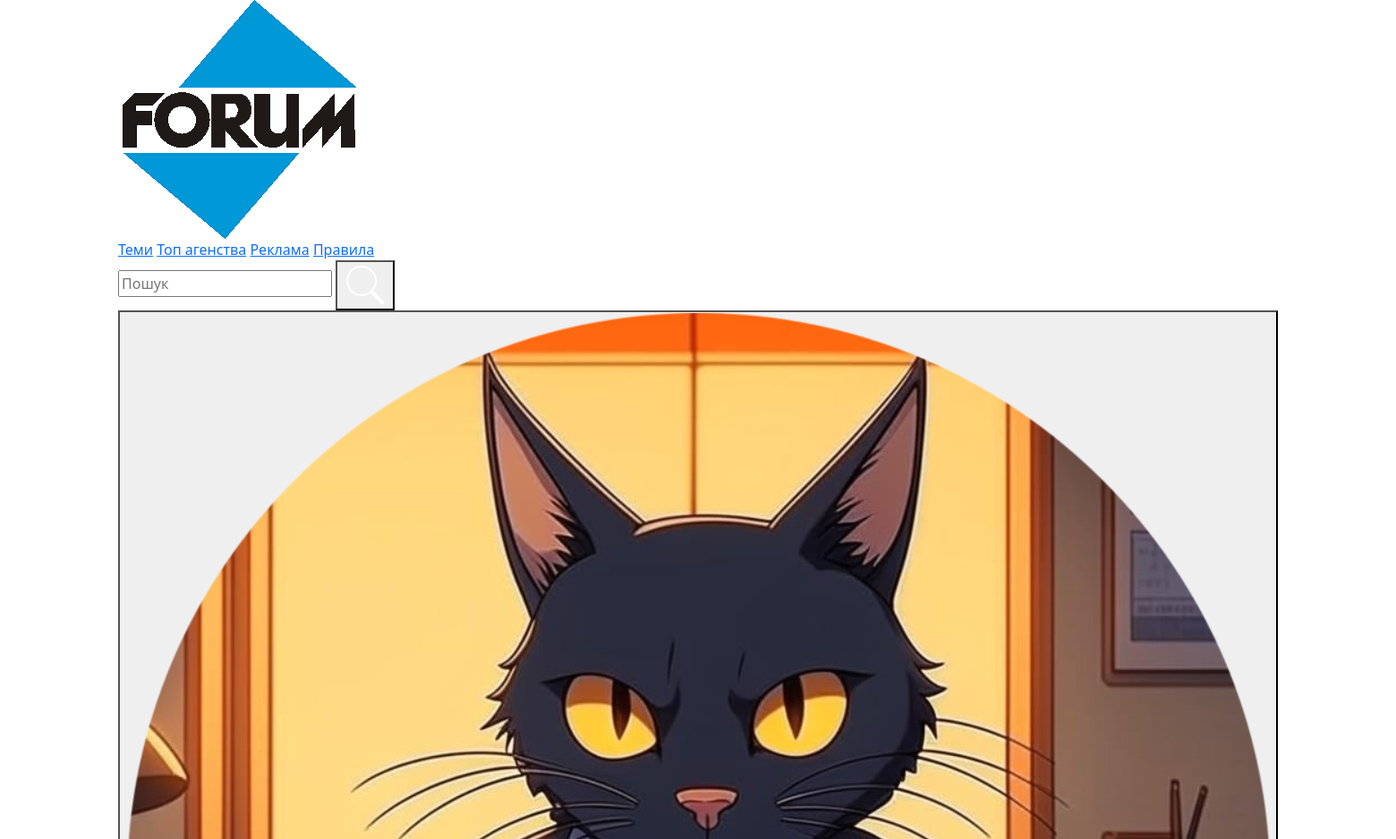
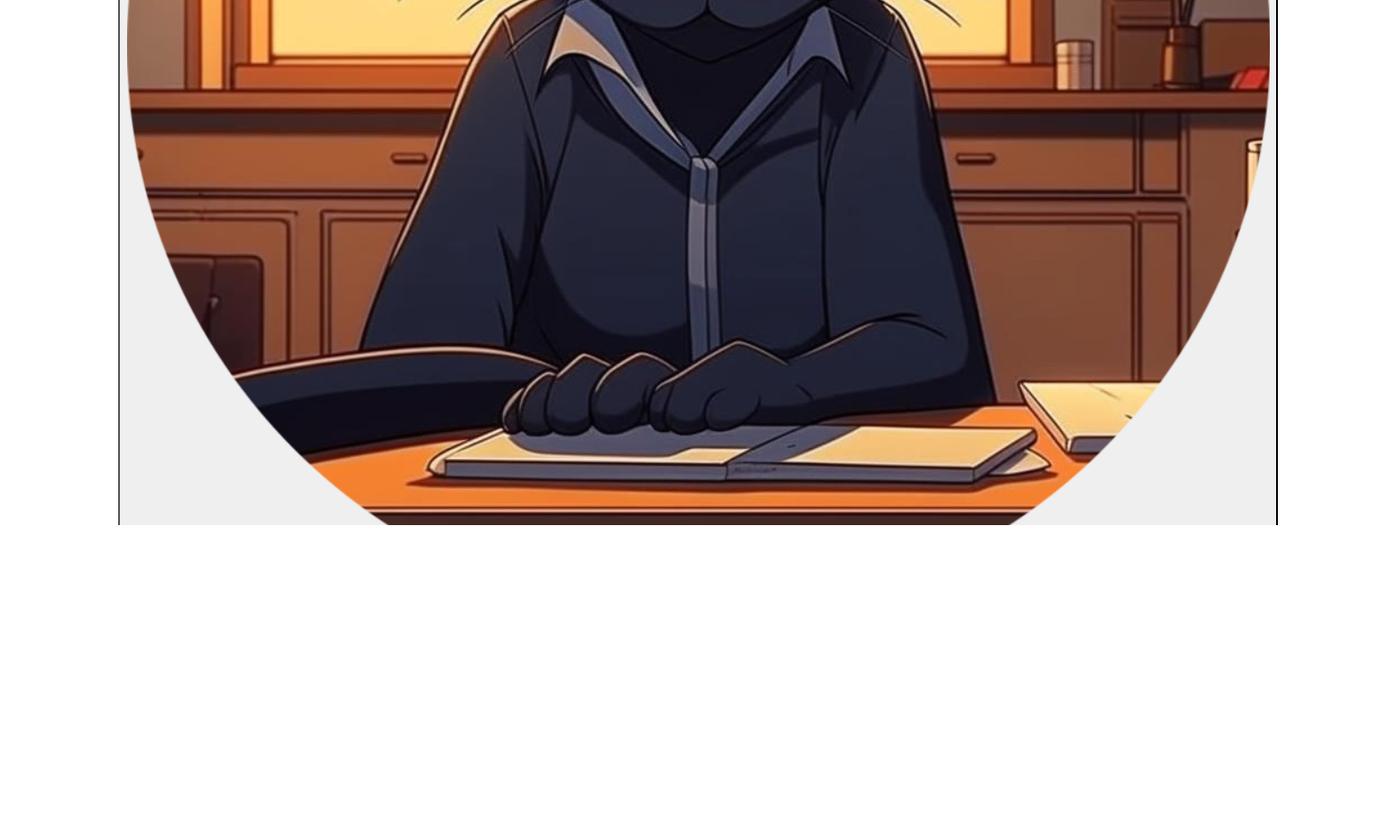
Before: /advert-page (signed in, upper part) with the older database file (2 pictures, top to bottom).
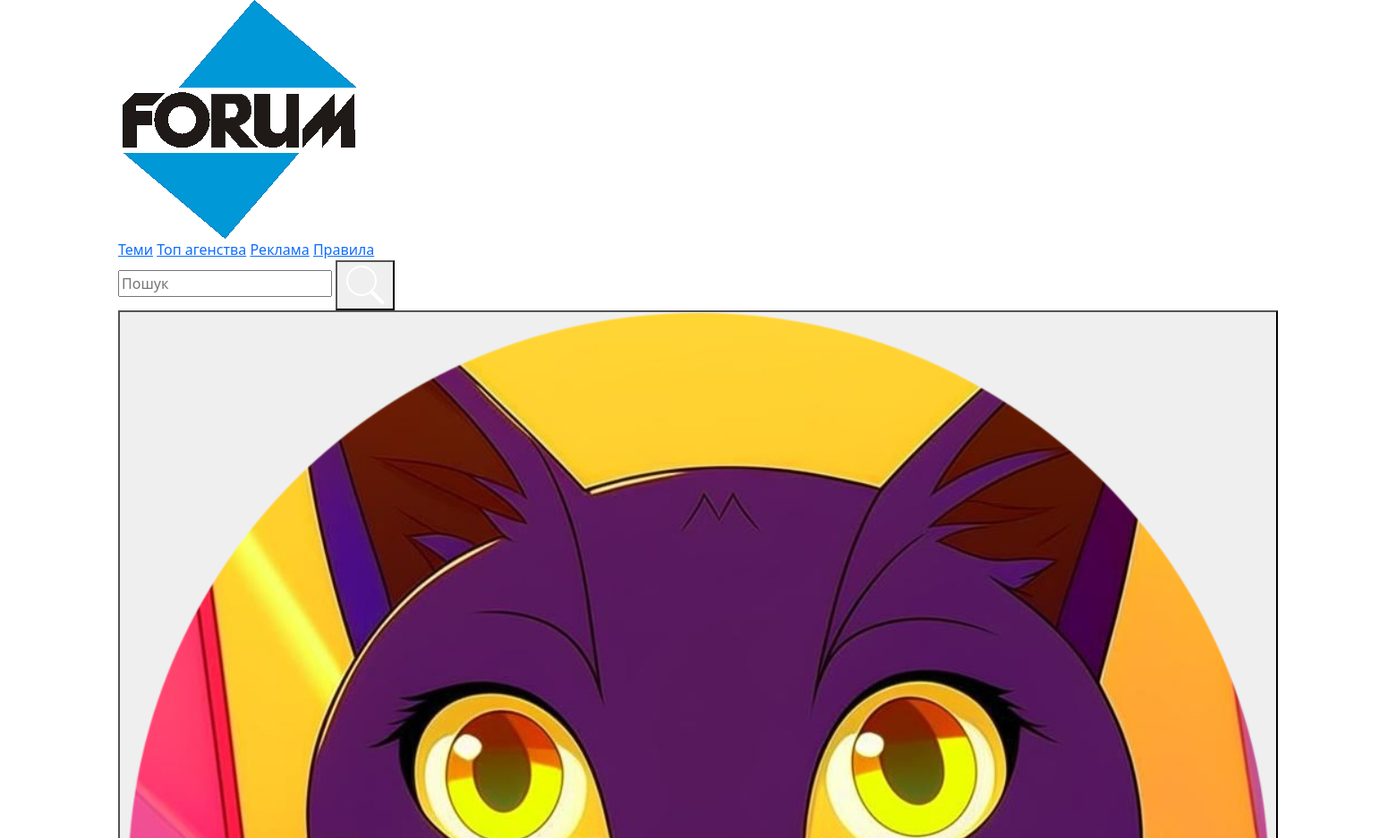
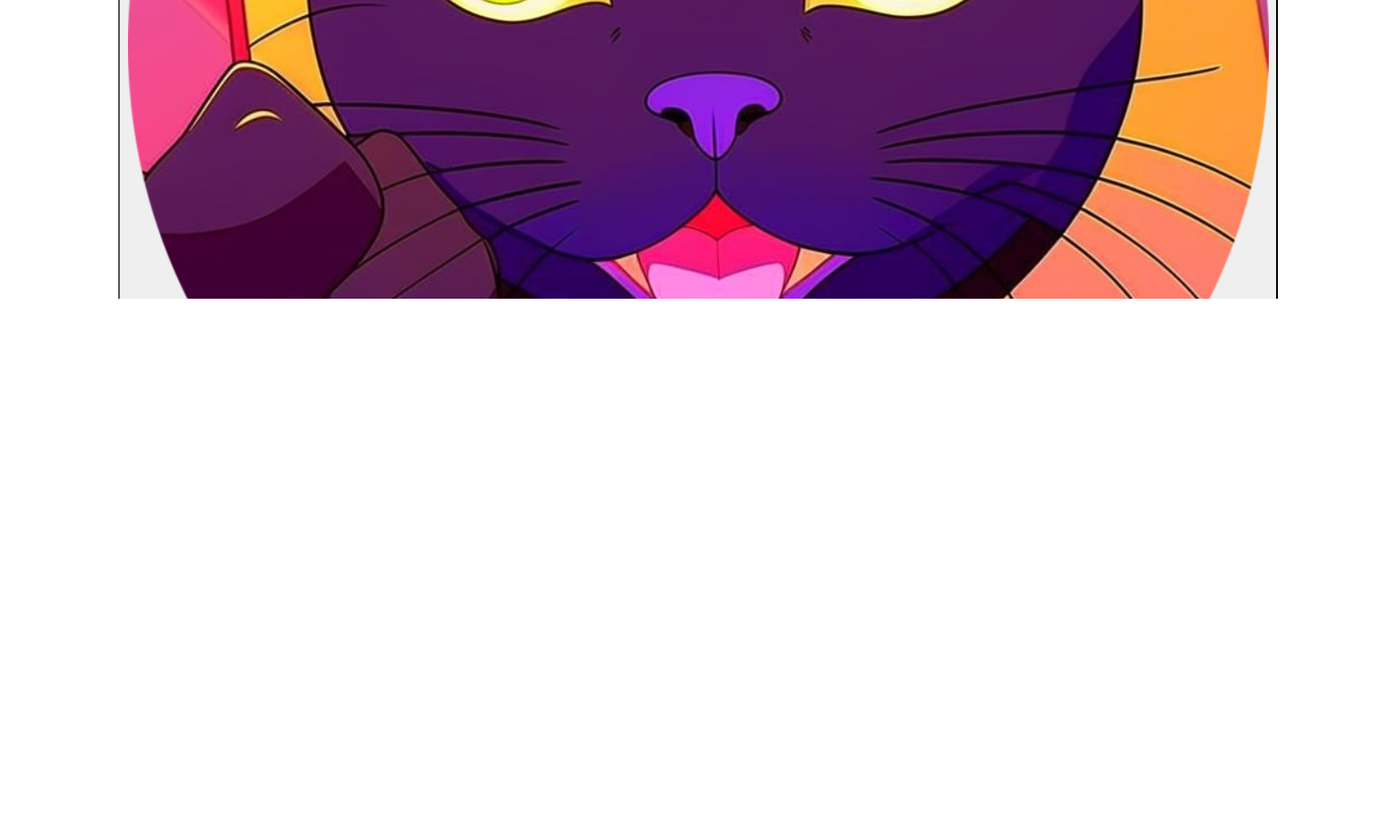
After: the same page with the newer database file (2 pictures, top to bottom).
### forum_pages/models.py (models this page shows)
class User(AbstractUser):
    username = models.CharField(max_length=100, null=True, unique=True, verbose_name='Ваш нікнейм')
    email = models.EmailField(null=True, unique=True, verbose_name='Ваш E-mail')
    telegram = models.CharField(max_length=200, null=True, blank=True, verbose_name='Ваш телеграм нікнейм')
    is_show_telegram = models.BooleanField(default=True, verbose_name='Показувати телеграм')
    avatar = models.ImageField(null=True, default='forum_pages/img/avatars/default_avatar.png', upload_to='forum_pages/img/avatars', verbose_name='Фото профілю')
    REQUIRED_FIELDS = []

### forum_pages/views.py (the view)
# urls.py: path('advert-page', views.advertPage, name='advert-page'),
def advertPage(request):
    context={}
    return render(request, 'forum_pages/advertisment.html', context)

### forum_pages/templates/forum_pages/advertisment.html (shortened to what this page needs)
{% extends 'base.html' %}
{% load sass_tags %}
{% load static %}
{% block style %}{% sass_src 'forum_pages/css/advertisment.min.css' %}{% endblock %}
{% block content %}
    <div class="wrapper">
        <div class="container">
            <div class="advertisment___wrapper">
                <div class="advertisment-block">
                    <div class="advertisment-img">
                        <img src="{% static 'forum_pages/img/avatars/example.png'%}"  alt="">
                    </div>
                </div>
            </div>
        </div>
    </div>
{% endblock %}

### templates/base.html (shortened to what this page needs)
{% load static %}
{% load sass_tags %}
<!DOCTYPE html>
<html lang="en">
<head>
    <link href="https://cdn.jsdelivr.net/npm/bootstrap@5.3.2/dist/css/bootstrap.min.css" rel="stylesheet">
    <link rel="stylesheet" href="{% sass_src 'forum_pages/css/base.min.css' %}">
    <link rel="stylesheet" href="{% block style %}{% endblock %}">
    <link rel="stylesheet" href="{% sass_src 'forum_pages/css/basemedia.scss' %}">
    <link rel="stylesheet" href="{% sass_src 'forum_pages/css/advertismentmedia.scss' %}">
    <link rel="stylesheet" href="{% sass_src 'forum_pages/css/sandboxmedia.scss' %}">
    <link rel="stylesheet" href="{% sass_src 'forum_pages/css/indexmedia.scss' %}">
</head>
<body>
    <header class="header">
        <div class="container">
            <div class="header__logo">
                <a href="{% url 'home' %}"><img src="{% static 'forum_pages/img/icons/forum_logo.png'%}" alt=""></a>
            </div>
            <nav class="header__links">
                <a href="{% url 'all-themes' %}" class="header__link">Теми</a>
                <a href="" class="header__link">Топ агенства</a>
                <a href="{% url 'advert-page' %}" class="header__link">Реклама</a>
                <a href="" class="header__link">Правила</a>
            </nav>
            <div class="form__wrapper">
                <form method="GET" action="{% url 'search' %}">
                    <div class="search-container">
                        <input type="text" name="q" placeholder="Пошук" autocomplete="off" maxlength="100">
                        <button type="submit">
                            <img src="{% static 'forum_pages/img/icons/search.svg'%}" alt="Search">
                        </button>
                    </div>
                </form>
            </div>
            {% if request.user.is_authenticated %}
            <nav class="dropdown__menu">
                <div class="dropdown">
                    <button class="dropdown-button">
                        <img src="{{request.user.avatar.url}}" alt="Аватар користувача">
                        <a href="#" class="user__name">{{request.user.username}}</a>
                    </button>
                    <div class="dropdown-content">
                        <a href="{% url 'user-profile' request.user.username %}">Профіль</a>
                        <a href="{% url 'logout' %}">Вийти</a>
                    </div>
                </div>
            </nav>
            {% else %}
                <div class="header__auth">
                    <a href="{% url 'login' %}">Увійти</a>
                    <a href="{% url 'register' %}">Зареєструватись</a>
                </div>
            {% endif %}
    </header>
    {% block content %}{% endblock %}
</body>
</html>

Changed rows visible on the page:
changed User: user.avatar: a different picture
